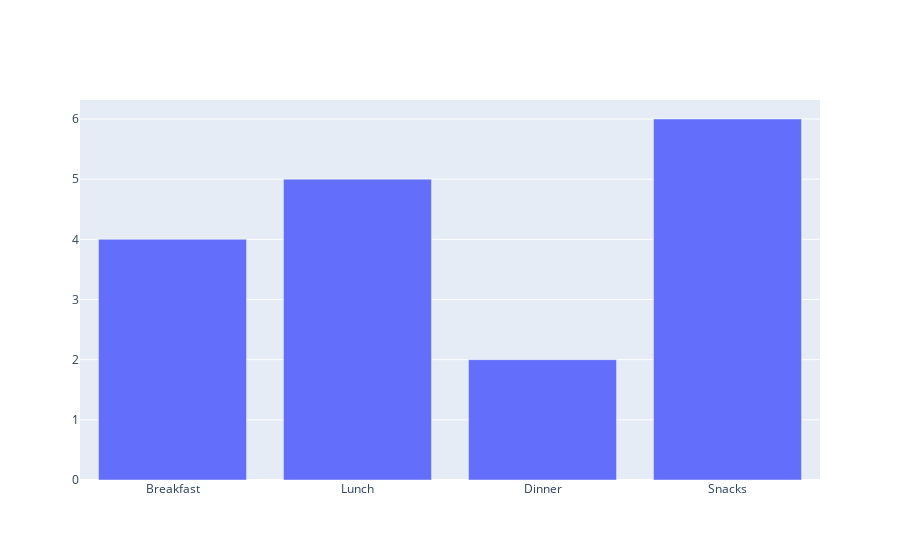

The notebook cell this image was saved under:
### Code cell
# show the figure
fig

### Figure 1 — Plotly figure (JSON) as saved in the notebook; plotly's stock layout.template omitted (floating-point values rounded to 4 significant figures)
{"data": [{"type": "bar", "x": ["Breakfast", "Lunch", "Dinner", "Snacks"], "y": [4, 5, 2, 6]}], "layout": {}}
